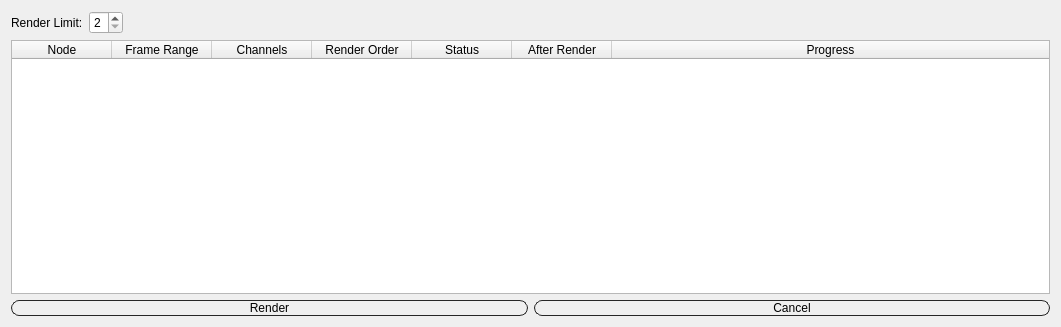
<?xml version="1.0" encoding="UTF-8"?>
<ui version="4.0">
 <class>Form</class>
 <widget class="QWidget" name="Form">
  <property name="geometry">
   <rect>
    <x>0</x>
    <y>0</y>
    <width>1061</width>
    <height>327</height>
   </rect>
  </property>
  <property name="windowTitle">
   <string>Form</string>
  </property>
  <layout class="QGridLayout" name="gridLayout_2">
   <item row="2" column="0">
    <layout class="QHBoxLayout" name="horizontalLayout_10">
     <item>
      <widget class="QPushButton" name="pushButton_2">
       <property name="styleSheet">
        <string notr="true">QPushButton:pressed {
	background-color: #FFA53F;
}
QPushButton {border: 1px solid #262626;
						border-radius: 8px;
}</string>
       </property>
       <property name="text">
        <string>Render</string>
       </property>
      </widget>
     </item>
     <item>
      <widget class="QPushButton" name="pushButton">
       <property name="styleSheet">
        <string notr="true">QPushButton:pressed {
	background-color: #FFA53F;
}
QPushButton {border: 1px solid #262626;
						border-radius: 8px;
}</string>
       </property>
       <property name="text">
        <string>Cancel</string>
       </property>
      </widget>
     </item>
    </layout>
   </item>
   <item row="1" column="0">
    <layout class="QVBoxLayout" name="verticalLayout_4"/>
   </item>
   <item row="0" column="0">
    <layout class="QGridLayout" name="gridLayout">
     <item row="1" column="0">
      <widget class="QTableWidget" name="tableWidget">
       <attribute name="horizontalHeaderStretchLastSection">
        <bool>true</bool>
       </attribute>
       <column>
        <property name="text">
         <string>Node</string>
        </property>
        <property name="toolTip">
         <string/>
        </property>
       </column>
       <column>
        <property name="text">
         <string>Frame Range</string>
        </property>
       </column>
       <column>
        <property name="text">
         <string>Channels</string>
        </property>
       </column>
       <column>
        <property name="text">
         <string>Render Order</string>
        </property>
       </column>
       <column>
        <property name="text">
         <string>Status</string>
        </property>
       </column>
       <column>
        <property name="text">
         <string>After Render</string>
        </property>
       </column>
       <column>
        <property name="text">
         <string>Progress</string>
        </property>
       </column>
      </widget>
     </item>
     <item row="0" column="0">
      <layout class="QHBoxLayout" name="horizontalLayout_2">
       <property name="topMargin">
        <number>0</number>
       </property>
       <item>
        <widget class="QLabel" name="label">
         <property name="text">
          <string>Render Limit:</string>
         </property>
        </widget>
       </item>
       <item>
        <widget class="QSpinBox" name="spinBox">
         <property name="toolTip">
          <string/>
         </property>
         <property name="minimum">
          <number>2</number>
         </property>
         <property name="maximum">
          <number>5</number>
         </property>
        </widget>
       </item>
       <item>
        <spacer name="horizontalSpacer">
         <property name="orientation">
          <enum>Qt::Horizontal</enum>
         </property>
         <property name="sizeHint" stdset="0">
          <size>
           <width>40</width>
           <height>20</height>
          </size>
         </property>
        </spacer>
       </item>
      </layout>
     </item>
    </layout>
   </item>
  </layout>
 </widget>
 <resources/>
 <connections/>
</ui>
